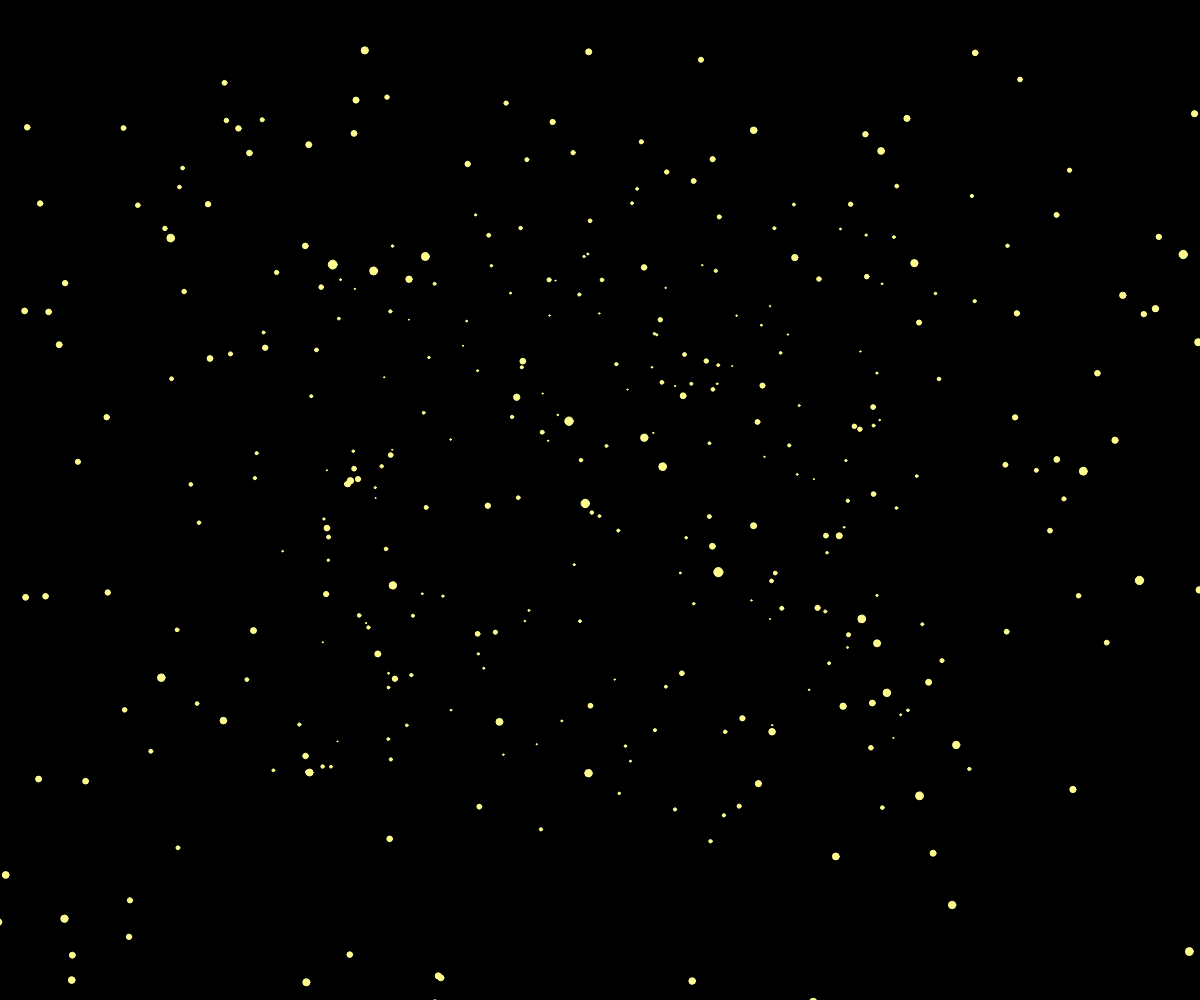
Frame 1 (no input)
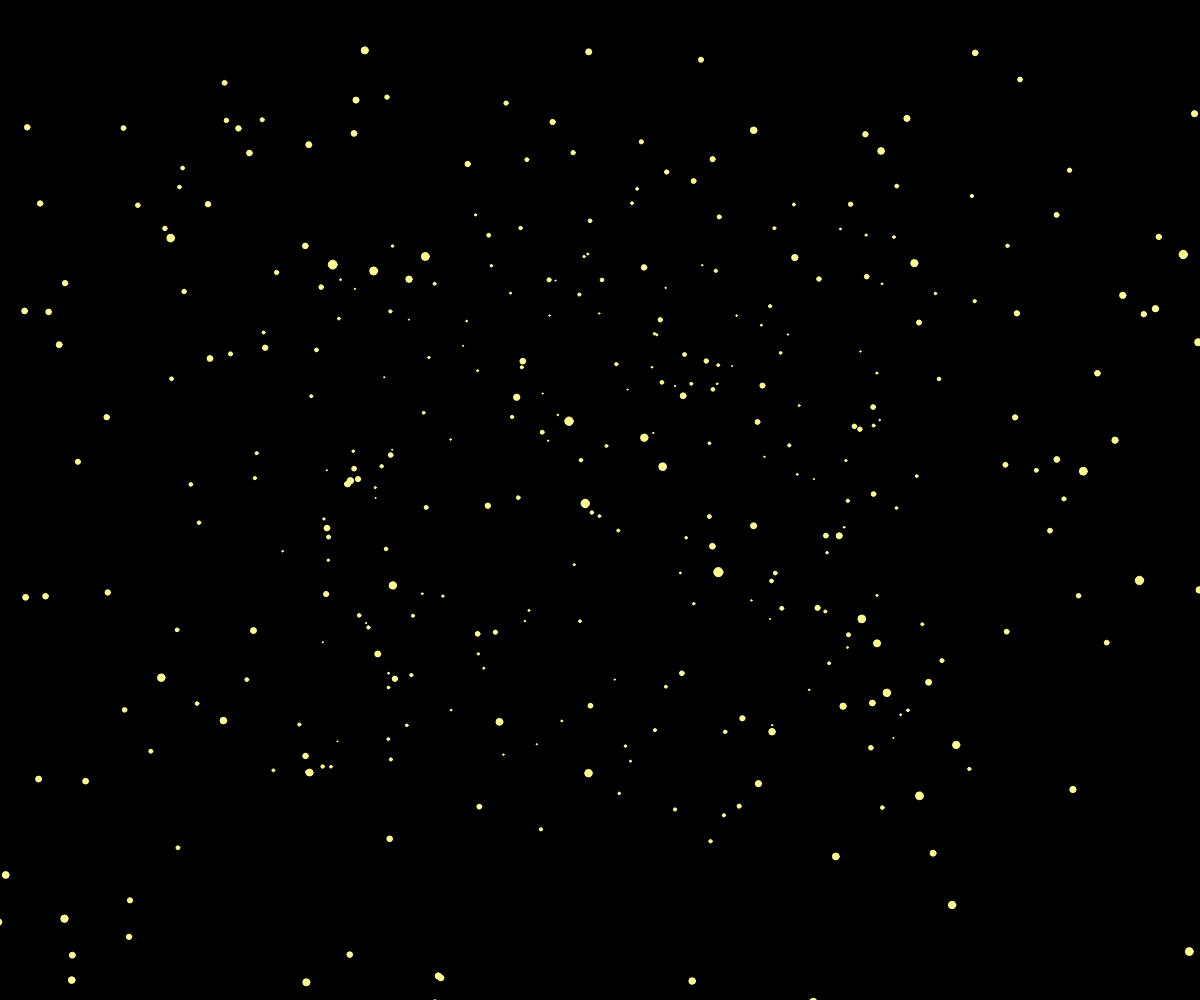
Frame 60 (no input)
Frame 120 (the mouse pressed at the canvas centre since frame 60): identical to frame 60, image omitted

The p5.js sketch that drew these frames (run headless with seeded random() and noise() and a simulated clock; from frame 60 on, the mouse is pressed at the canvas centre):

// p5.js sketch
// ── sketch.js
//let width=windowWidth, height=windowHeight;//1
//let star;//2
let stars=[];//8 이제 배열로 여러개
let factor=100;
let speedSlider;

function setup() {
  createCanvas(windowWidth, windowHeight);//1
  //star = createVector(200,200, 10);//2 vector(x,y,z)
 // star = createVector(800,200, 10);//7 우측에서 나오게 만들어보기
 /* star = createVector(
    random(-width, width),
    random(-height, height),
    10
  );//7이제 랜덤으로 벡터 만들어보기*/
  speedSlider=createSlider(0, 20,0);//0~20범위의 0을 시작값으로 하는 슬라이더 생성
  for(let i=0; i<500; i++){
    stars[i]=createVector(
      random(-width*factor, width*factor),
      random(-height*factor, height*factor),
      random(10, 400)//11조금 더 한쪽으로 모으기, 13 factor변수만큼 곱해줘
    );
    stars[i].pz = stars[i].z;
  }//9 50개의 점 맨들기
}

function draw() {
  background(0);
  fill(255, 250, 140);
  translate(width/2, height/2);//5 원점을 가운데로 오게
  //let x = star.x/star.z; //4 영점으로 접근하게
  //let y = star.y/star.z; //4
  for(let star of stars){
    let x=star.x/star.z;
    let y=star.y/star.z;
    let px=star.x/star.pz;
    let py=star.y/star.pz;
    //let d=15;
    let d=map(star.z, 0, 400, 10, 1);//12점크기 조정
    circle(x,y,d);
    stroke(255, 255, 150);
    line(x,y,px,py);//line은 noStrokeㅇ때문에 ㄴㄴ
    star.pz = star.z;
    star.z -=speedSlider.value();
    if (star.z<1){
      star.x=random(-width*factor, width*factor);
      star.y=random(-width*factor, width*factor);
      star.z=400;
      star.pz=400;
    }//11 일정수준 이상인 경우 리셋시킴(다시 점이 돌아오도록 만드는 것임)
  }//10
  //let d=15;//3
  //let d=15;//map(star.z, 0, 400, 1, 10);//6 원이 점점 커지게
  //circle(x, y, d);//3
  //star.z +=1;  //3진행이 될수록 빠르게, 진행속도감
}
